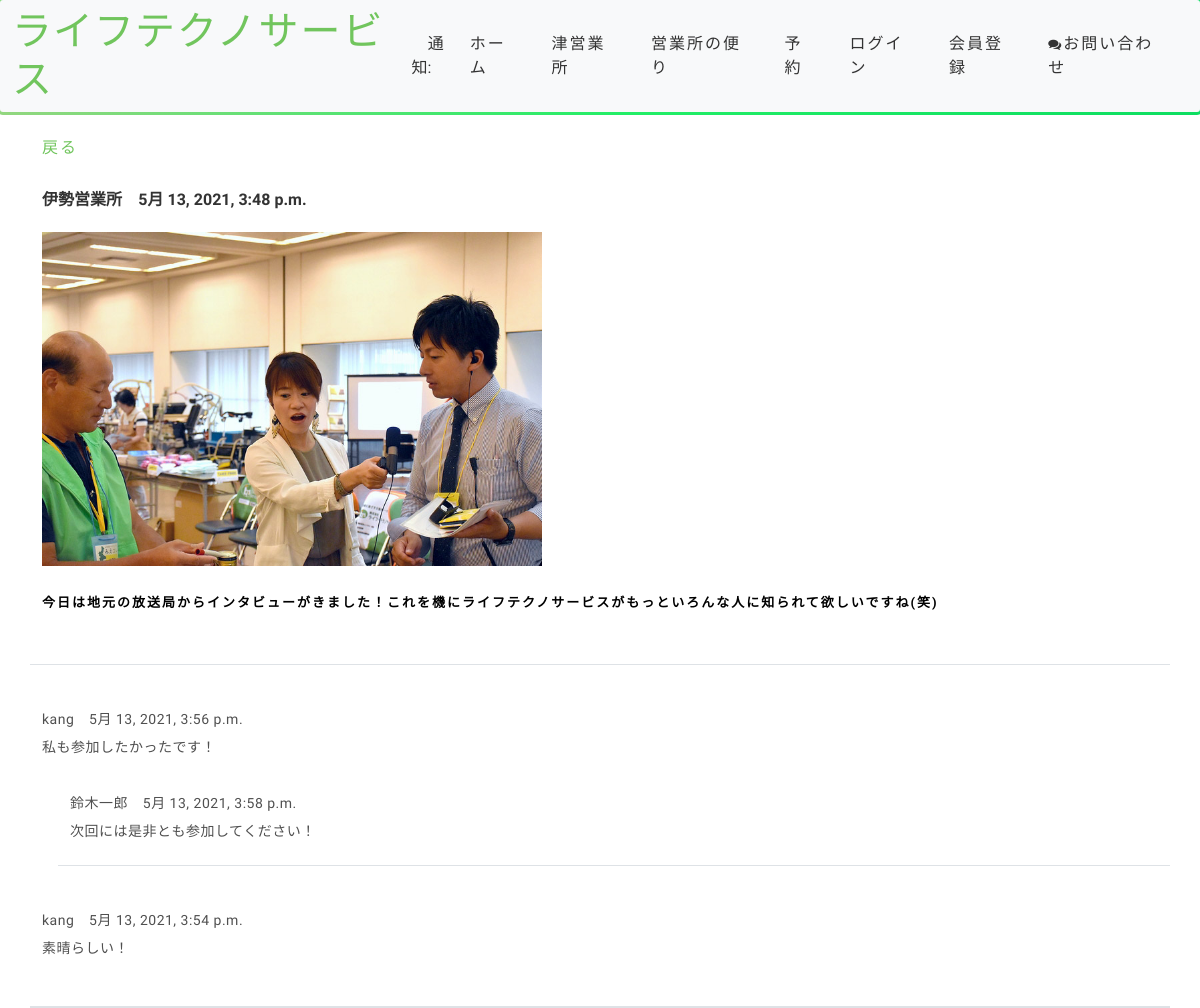
/post/1, run on the app's committed database.
### home/models.py (models this page shows, shortened)
class Post(models.Model):
    body = models.TextField()
    date = models.DateTimeField(default=timezone.now)
    user = models.ForeignKey(User, on_delete=models.CASCADE)
    client = models.ForeignKey(Client, on_delete=models.CASCADE)
    image = models.ImageField(upload_to='images', blank=True, null=True)

class Client(models.Model):
    user = models.OneToOneField(User,on_delete=models.CASCADE)
    facility = models.CharField(max_length=40)
    phone = models.CharField(max_length=40)
    followers = models.ManyToManyField(User, blank=True, related_name='followers')

class Comment(models.Model):
    comment = models.TextField()
    date = models.DateTimeField(default=timezone.now)
    user = models.ForeignKey(User, on_delete=models.CASCADE)
    post = models.ForeignKey('Post', on_delete=models.CASCADE)
    parent  = models.ForeignKey('self', on_delete=models.CASCADE, blank=True, null=True, related_name='+')
    @property
    def children(self):
        return Comment.objects.filter(parent=self).all()
    @property
    def is_parent(self):
        if self.parent is None:
            return True
        return False

### home/views.py (the view, shortened to what this page needs)
# urls.py: path('post/<int:pk>', PostDetailView.as_view(), name='post_detail'),
class PostDetailView(View):
    def get(self, request, pk, *args, **kwargs):
        post = Post.objects.get(pk=pk)
        form = CommentForm()
        comments = Comment.objects.filter(post=post).order_by('-date')
        context = {
            'post': post,
            'form': form,
            'comments': comments,
        }
        return render(request, 'post_detail.html', context)

### home/templates/post_detail.html (shortened to what this page needs)
{% extends 'base.html' %}
{% block content %}
<div class="container">
    <br>
    <div class="row">
        <div class="col-12">
            <a href="{% url 'post'%}">戻る</a>
        </div>
    </div>
    <br>
    <div class="row justify-content-center mt-1">
        <div class="col-12 border-bottom">
            <strong>{{ post.client.facility }}<strong>&emsp;{{ post.date }}</p>
            {% if post.image %}
            <img style="width:500px" src="{{ post.image.url }}" class="post-image">
            {% endif %}
            <br><br>
            <h4>{{ post.body }}</h4>
            <br><br>
        </div>
    </div>
    {% for comment in comments %}
    {% if comment.is_parent %}
    <div class="row justify-content-center mt-3">
        <div class="col-12 border-bottom">
            <p>
                {{ comment.user }}&emsp;{{ comment.date }}
                <br>
                {{ comment.comment }}
            </p>
    {% for child_comment in comment.children %}
    <div class="row justify-content-center mb-0 child-comment">
        <div class="col-12 border-bottom">
            <p class="post-text">
                {{ child_comment.user }}&emsp;{{ child_comment.date }}
                <br>
                {{ child_comment.comment }}
            </p>
        </div>
    </div>
    {% endfor %}
    {% endif %}
    <br>
    {% endfor %}
</div>
{% endblock content %}

### home/static/style.css (style rules this page uses)
body { background-color: #fff; color: #333; font-family: "Kosugi Maru", sans-serif; }
h1, h2, h3, h4, h5, h6 { margin: 0; }
h4 { color: #000; font-size: 13px; font-weight: 700; letter-spacing: 2px; text-transform: uppercase; line-height: 2; }
a { letter-spacing: 2px; text-decoration: none; color: #71c55d; }
p { color: #505050; font-size: 14px; font-weight: 300; letter-spacing: 0.5px; line-height: 2; margin-bottom: 20px; }

### home/templates/base.html (style rules this page uses)
*, html { margin:0; padding:0; }
body { font-family: 'Kosugi Maru', sans-serif; }
.post-text { padding-top: 0.5rem; }
.child-comment { margin-left: 2rem; }
.border-bottom { border-width: 2px; }

### home/templates/post_detail.html (style rules this page uses)
.child-comment { margin-left:1rem; }

### data on the page
Post: client.facility "伊勢営業所", date "5月 13, 2021, 3:48 p.m.", image (picture), body "今日は地元の放送局からインタビューがきました！これを機にライフテクノサービスがもっといろんな人に知られて欲しいですね(笑)"
Comment: user "kang", date "5月 13, 2021, 3:56 p.m.", comment "私も参加したかったです！"
Comment: user "鈴木一郎", date "5月 13, 2021, 3:58 p.m.", comment "次回には是非とも参加してください！"
Comment: user "kang", date "5月 13, 2021, 3:54 p.m.", comment "素晴らしい！"
